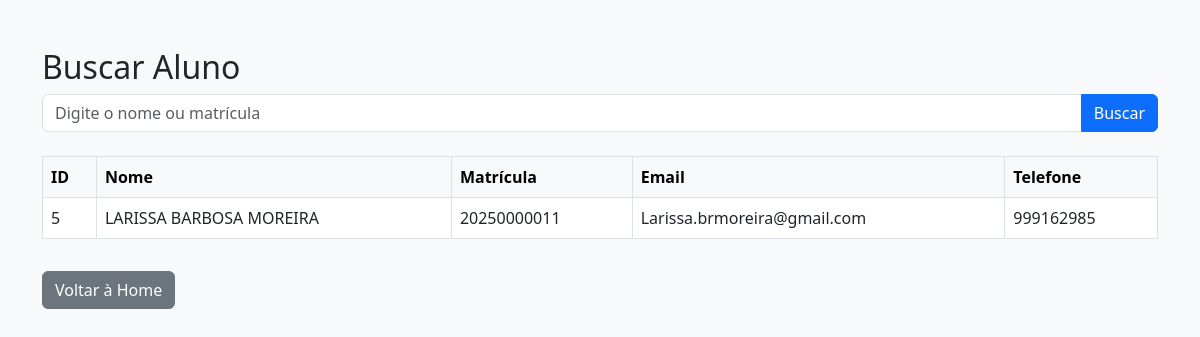
The page /buscar.php?busca=LARISSA BARBOSA MOREIRA on the database its author committed.
### tables this page shows
CREATE TABLE `alunos` (
  `id` int(11) NOT NULL,
  `nome` varchar(100) NOT NULL,
  `matricula` varchar(20) NOT NULL,
  `email` varchar(100) NOT NULL,
  `telefone` varchar(20) NOT NULL
);

### buscar.php (the view, shortened to what this page needs)
<?php include('config.php'); ?>
<!DOCTYPE html>
<html lang="pt-br">
<head>
    <link href="https://cdn.jsdelivr.net/npm/bootstrap@5.3.0/dist/css/bootstrap.min.css" rel="stylesheet">
</head>
<body class="bg-light">
<div class="container mt-5">
    <h2>Buscar Aluno</h2>
    <form method="get" class="mb-4">
        <div class="input-group">
            <input type="text" name="busca" class="form-control" placeholder="Digite o nome ou matrícula" required>
            <button type="submit" class="btn btn-primary">Buscar</button>
        </div>
    </form>
    <?php
    if (isset($_GET['busca'])) {
        $busca = "%{$_GET['busca']}%";
        $stmt = $conn->prepare("SELECT * FROM alunos WHERE nome LIKE ? OR matricula LIKE ?");
        $stmt->bind_param("ss", $busca, $busca);
        $stmt->execute();
        $result = $stmt->get_result();
        if ($result->num_rows > 0) {
            echo "<table class='table table-bordered'><thead class='table-light'><tr>
                <th>ID</th><th>Nome</th><th>Matrícula</th><th>Email</th><th>Telefone</th></tr></thead><tbody>";
            while($row = $result->fetch_assoc()) {
                echo "<tr><td>".$row["id"]."</td><td>".$row["nome"]."</td><td>".$row["matricula"]."</td>
                      <td>".$row["email"]."</td><td>".$row["telefone"]."</td></tr>";
            }
            echo "</tbody></table>";
        } else {
            echo "<div class='alert alert-warning'>Nenhum aluno encontrado.</div>";
        }
    }
    ?>
    <a class="btn btn-secondary mt-3" href="index.php">Voltar à Home</a>
</div>
</body>
</html>

### rows shown on the page
alunos: id "5", nome "LARISSA BARBOSA MOREIRA", matricula "20250000011", email "Larissa.brmoreira@gmail.com", telefone "999162985"
